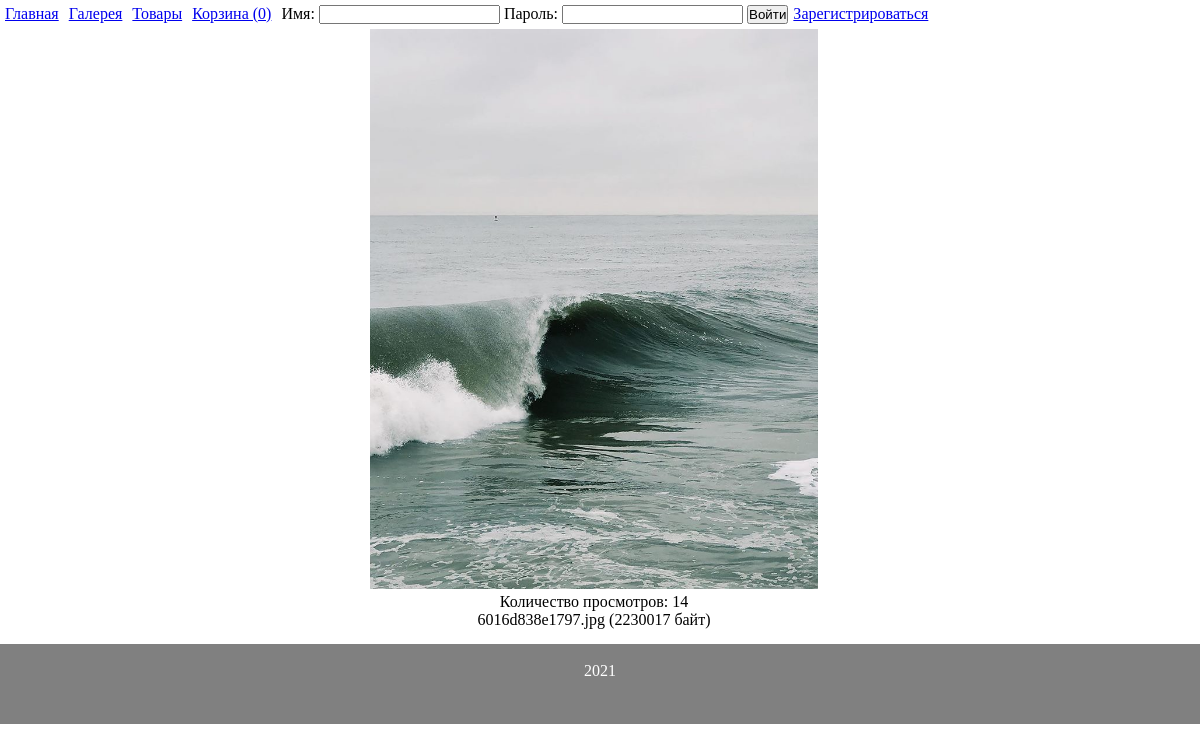
The page /onepic/1 on the database its author committed.
### tables this page shows
CREATE TABLE `gallery` (
  `id` int(11) NOT NULL,
  `image` mediumtext NOT NULL,
  `size` int(11) NOT NULL,
  `countViews` int(11) NOT NULL DEFAULT '0'
);

### engine/db_connections.php (called while the page is built, shortened)
<?php
function getConnect() {
    static $db = null;
    if (is_null($db)) {
        $db = @mysqli_connect(DB_HOST . ':' . DB_PORT, DB_USERNAME, DB_PASSWORD, DB_DATABASE) or die("Ошибка " . mysqli_connect_error());
    }
    return $db;
}
function getDBRequest($request) {
    $res = @mysqli_query(getConnect(), $request) or die(mysqli_error(getConnect()));
    if ($res === true) {
        $row = true;
    } else if (isset($res->num_rows)) {
        $row = mysqli_fetch_all($res, MYSQLI_ASSOC);
    } else {
        $row = false;
    }
    return $row;
}

### models/gallery.php (called while the page is built, shortened)
<?php
function getOnePic(int $id) {
    return getDBRequest("SELECT * FROM gallery WHERE id={$id}")[0];
}

### engine/controller.php (called while the page is built, shortened)
<?php
function prepareVariables($url_array) {
    if ($url_array['main_page'] == "") {
        $params['page'] = 'index';
    } else {
        $params['page'] = $url_array['main_page'];
    }
    $params['countP'] = countInBasket(session_id());
    $params['username'] = hasUser($_SESSION['username'])['username'];
    $params['layout'] = 'app';
    switch ($params['page']) {
        case 'onepic':
            $params['page'] = implode('/', ['galleries', $url_array['main_page']]);
            $id = (int) $url_array['picture_id'];
            $params['pic'] = getOnePic($id);
            break;
    }
    return $params;
}

### templates/galleries/onepic.php (the view)
<div style="width: 99vw; text-align: center;">
    <img src='/img/gallery/<?=$pic['image']?>' class="bigPic">
    <p>Количество просмотров: <?=$pic['countViews']?></p>
    <p><?=$pic['image']?> (<?=$pic['size']?> байт)</p>
</div>

### public/css/main.css (style rules this page uses)
* { margin: 0; padding: 0; }
body { display: -webkit-box; display: -ms-flexbox; display: flex; -webkit-box-orient: vertical; -webkit-box-direction: normal; -ms-flex-direction: column; flex-direction: column; }
.bigPic { height: 70vh; }

### rows shown on the page
gallery: image (picture), countViews "14", image "6016d838e1797.jpg", size "2230017"

### other values the page prints
$key['title'] "Главная"
$key['title'] "Галерея"
$key['title'] "Товары"
$key['title'] "Корзина (0)"
